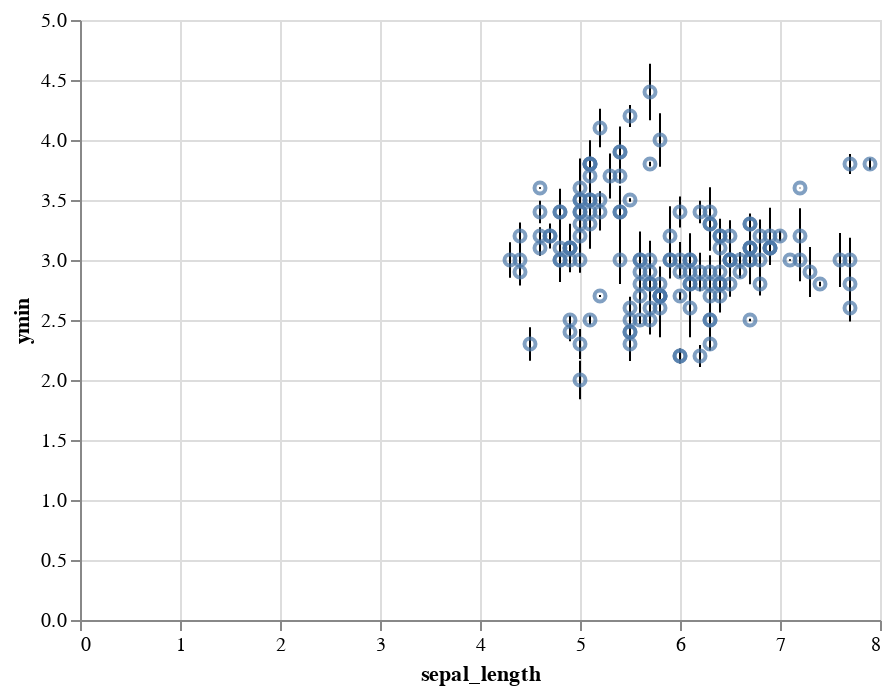

The notebook cell saved with this chart:
### Code cell
base = alt.Chart(iris_data).transform_calculate(
    ymin = 'datum.sepal_width-datum.sepal_width_error',
    ymax = 'datum.sepal_width+datum.sepal_width_error'
)

points = base.mark_point().encode(x='sepal_length', y='sepal_width')

errorbars = base.mark_errorbar().encode(x='sepal_length', y='ymin:Q', y2='ymax:Q')

errorbars + points

### Figure 1 — Vega-Lite specification as saved in the notebook (floating-point values rounded to 4 significant figures; data arrays with more than 128 entries replaced by an {"elided": "..."} marker saying what was removed)
{"$schema": "https://vega.github.io/schema/vega-lite/v3.4.0.json", "config": {"mark": {"tooltip": null}, "view": {"height": 300, "width": 400}}, "data": {"name": "data-04693ebd811c7fc716fbe86f21f38ed8"}, "datasets": {"data-04693ebd811c7fc716fbe86f21f38ed8": {"elided": "150 records"}}, "layer": [{"encoding": {"x": {"field": "sepal_length", "type": "quantitative"}, "y": {"field": "ymin", "type": "quantitative"}, "y2": {"field": "ymax"}}, "mark": "errorbar", "transform": [{"as": "ymin", "calculate": "datum.sepal_width-datum.sepal_width_error"}, {"as": "ymax", "calculate": "datum.sepal_width+datum.sepal_width_error"}]}, {"encoding": {"x": {"field": "sepal_length", "type": "quantitative"}, "y": {"field": "sepal_width", "type": "quantitative"}}, "mark": "point", "transform": [{"as": "ymin", "calculate": "datum.sepal_width-datum.sepal_width_error"}, {"as": "ymax", "calculate": "datum.sepal_width+datum.sepal_width_error"}]}]}
